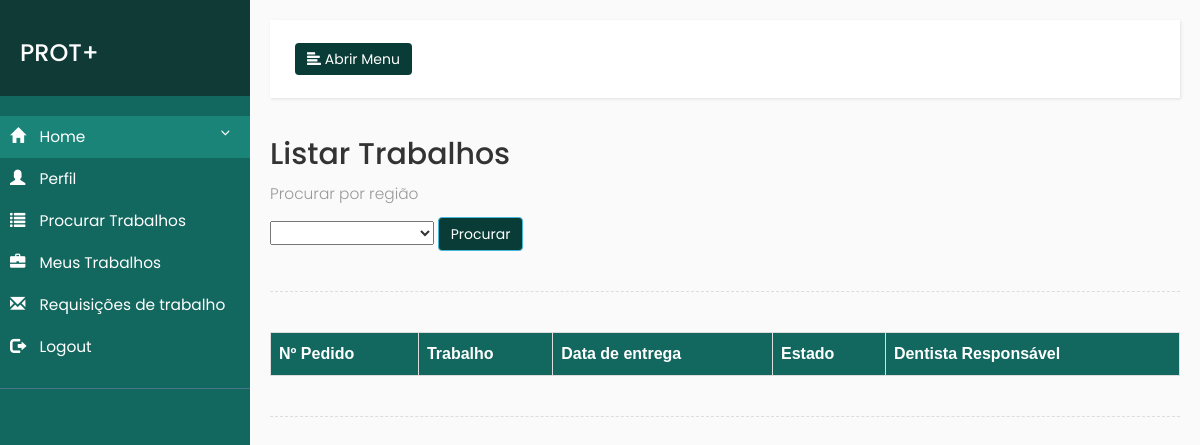
Page /trabalhosProtetico.php (signed in) on the earlier database version.
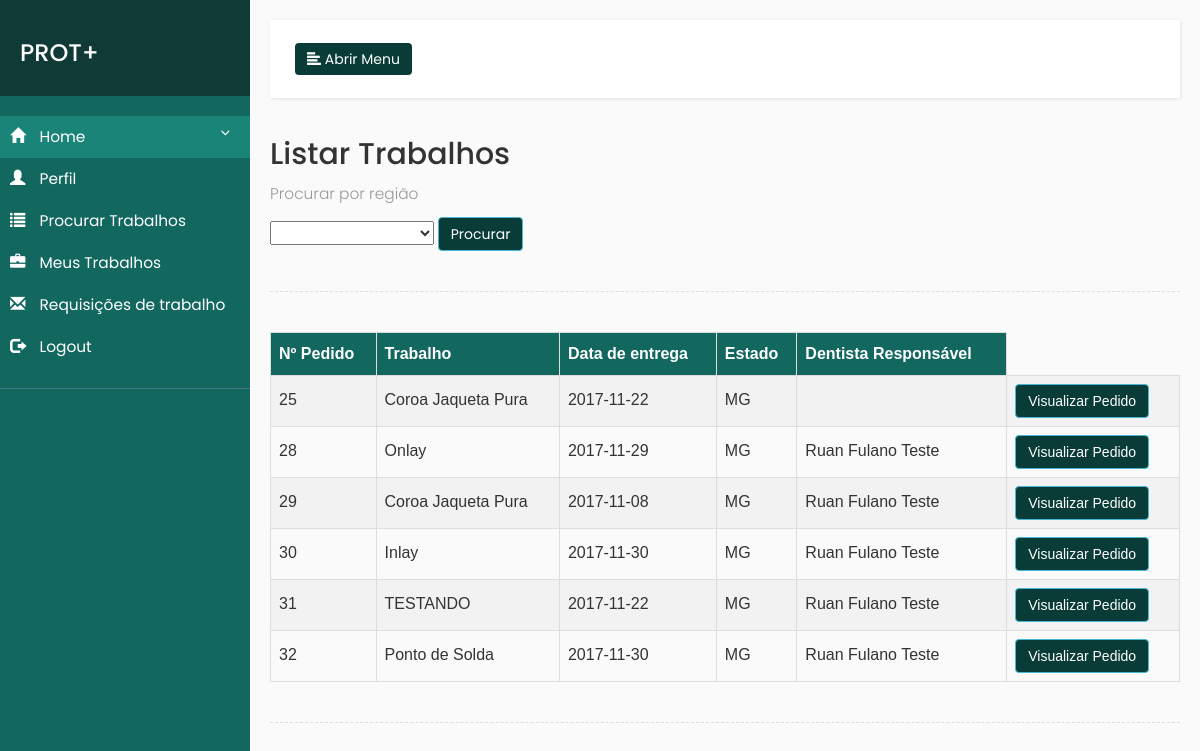
Same page on the later database version.
### tables this page shows
CREATE TABLE `pedidos` (
  `id` int(50) NOT NULL,
  `trabalho` varchar(100) NOT NULL,
  `sexo` varchar(50) NOT NULL,
  `idade_paciente` varchar(50) NOT NULL,
  `num_dente` varchar(50) NOT NULL,
  `cor_dente` varchar(50) NOT NULL,
  `obs` varchar(500) NOT NULL,
  `dentista` varchar(500) NOT NULL,
  `disponibilidade` varchar(400) NOT NULL,
  `protetico_resp` varchar(500) NOT NULL,
  `estado` varchar(500) NOT NULL,
  `data_entrega` date NOT NULL,
  `disponibilidade2` varchar(500) NOT NULL
);

### trabalhosProtetico.php (the view, shortened to what this page needs)
<?php
include("conecta.php");
$pesquisaEstado = $_GET['estado'];
if($pesquisaEstado == ""){
$consulta = "SELECT id, trabalho, obs, sexo,idade_paciente, data_entrega, estado, dentista, num_dente,
cor_dente FROM pedidos WHERE disponibilidade2 != 'Aceito'";
$con = $conexao ->query($consulta) or die ($con->error);
}else{
$consulta = "SELECT id, trabalho, obs, sexo,idade_paciente, data_entrega,  estado, dentista, num_dente,
cor_dente FROM pedidos WHERE estado = '$pesquisaEstado' AND disponibilidade2 != 'Aceito'";
$con = $conexao ->query($consulta) or die ($con->error);
}
?>
        <link rel="stylesheet" href="https://maxcdn.bootstrapcdn.com/bootstrap/3.3.7/css/bootstrap.min.css">
        <link rel="stylesheet" href="css/sidebar.css">
    </head>
    <body>
        <div class="wrapper">
            <nav id="sidebar">
                <div class="sidebar-header">
                    <h3>PROT+</h3>
                </div>
                <ul class="list-unstyled components">
                    <li class="active">
                        <a href="#homeSubmenu" data-toggle="collapse" aria-expanded="false">
                            <i class="glyphicon glyphicon-home"></i>
                            Home
                        </a>
                    </li>
                    <li>
                        <a href="perfilProtetico.php">
                            <i class="glyphicon glyphicon-user"></i>
                            Perfil
                        </a>
                    </li>
                    <li>
                        <a href="trabalhosProtetico.php?estado=">
                            <i class="glyphicon glyphicon-list"></i>
                            Procurar Trabalhos
                        </a>
                    </li>
                    <li>
                        <a href="visualizarTrabalho.php">
                            <i class="glyphicon glyphicon-briefcase"></i>
                            Meus Trabalhos
                        </a>
                    </li>
                    <li>
                        <a href="">
                            <i class="glyphicon glyphicon-envelope"></i>
                            Requisições de trabalho
                        </a>
                    </li>
                    <li>
                        <a href="logout.php">
                            <i class="glyphicon glyphicon-log-out"></i>
                            Logout
                        </a>
                    </li>
                </ul>
            </nav>
            <div id="content" style="width: 100%;">
                <nav class="navbar navbar-default">
                    <div class="container-fluid" >
                        <div class="navbar-header">
                            <button type="button" id="sidebarCollapse" class="btn btn-info navbar-btn">
                                <i class="glyphicon glyphicon-align-left"></i>
                                <span>Abrir Menu</span>
                            </button>
                        </div>
                        <div class="collapse navbar-collapse" id="bs-example-navbar-collapse-1">
                        </div>
                    </div>
                </nav>
                <h2>Listar Trabalhos</h2>
                <p>Procurar por região
                 <form  action="trabalhosProtetico.php?estado="  method="get">
                    <select name="estado">
                            <option value=""></option>
                            <option value="AC">Acre</option>
                    </select>
                    <button class="btn btn-info" onclick="pesquisa_Sucesso()" type="submit">Procurar</button>
                </form>
                </p>
                <div class="line"></div>
                <table id="tabelaCustom">
                    <tr>
                        <th>Nº Pedido</th>
                        <th>Trabalho</th>
                        <th>Data de entrega</th>
                        <th>Estado</th>
                        <th>Dentista Responsável</th>
                    </tr>
                    <?php while($dado = $con->fetch_array()){?>
                    <tr>
                        <?php
                        $dentista = $dado["dentista"];
                        $consulta3 = "SELECT nome FROM login WHERE login = '$dentista'";
                        $con3 = $conexao ->query($consulta3) or die ($con3->error);
                        $dado3 = $con3->fetch_array();
                        ?>
                        <td style="padding-bottom: 10px;"><?php echo $dado["id"];?></td>
                        <td style="padding-bottom: 10px;"><?php echo $dado["trabalho"];?></td>
                        <td style="padding-bottom: 10px;"><?php echo $dado["data_entrega"];?></td>
                        <td style="padding-bottom: 10px;"><?php echo $dado["estado"];?></td>
                        <td style="padding-bottom: 10px;"><?php echo $dado3["nome"];?></td>
                       <td><button type="button" class="btn btn-info" data-toggle="modal" data-target="#alterarMODAL<?php echo $dado["id"]?>">Visualizar Pedido</button></td>
                        <div class="modal fade" id="alterarMODAL<?php echo $dado["id"]?>" role="dialog">
                           <div class="modal-dialog">
                             <div class="modal-content">
                               <div class="modal-body">
                                <form action="visualizarpedido.php" method="get">
                                <div class="row">
                                    <div class="col-md-4">
                                 <p><b>Sexo<b></p>
                                    </div>
                                </div>
                                </form>
                               </div>
                             </div>
                           </div>
                         </div>
                       </tr>
                    <?php } ?>
                </table>
                <div class="line"></div>
            </div>
        </div>
    </body>
</html>

### css/sidebar.css (style rules this page uses)
body { font-family: 'Poppins', sans-serif; background: #fafafa; }
.btn-info { background: #093c36; }
p { font-family: 'Poppins', sans-serif; font-size: 1.1em; font-weight: 300; line-height: 1.7em; color: #999; }
a, a:hover, a:focus { color: inherit; text-decoration: none; transition: all 0.3s; }
.navbar { padding: 15px 10px; background: #fff; border: none; border-radius: 0; margin-bottom: 40px; box-shadow: 1px 1px 3px rgba(0, 0, 0, 0.1); }
.navbar-btn { box-shadow: none; outline: none !important; border: none; }
.line { width: 100%; height: 1px; border-bottom: 1px dashed #ddd; margin: 40px 0; }
i, span { display: inline-block; }
.wrapper { display: flex; align-items: stretch; }
#sidebar { min-width: 250px; max-width: 250px; background: #12675e; color: #fff; transition: all 0.3s; }
#sidebar ul li a { text-align: left; }
#sidebar .sidebar-header { padding: 20px; background: #0f3a35; }
#sidebar ul.components { padding: 20px 0; border-bottom: 1px solid #47748b; }
#sidebar ul li a { padding: 10px; font-size: 1.1em; display: block; }
#sidebar ul li a i { margin-right: 10px; }
#sidebar ul li.active > a, a[aria-expanded="true"] { color: #fff; background:#1a8479; }
a[data-toggle="collapse"] { position: relative; }
a[aria-expanded="false"]::before, a[aria-expanded="true"]::before { content: '\e259'; display: block; position: absolute; right: 20px; font-family: 'Glyphicons Halflings'; font-size: 0.6em; }
#content { padding: 20px; min-height: 100vh; transition: all 0.3s; max-width: 100%; }

### trabalhosProtetico.php (style rules this page uses)
#tabelaCustom { font-family: "Trebuchet MS", Arial, Helvetica, sans-serif; border-collapse: collapse; width: 100%; }
#tabelaCustom td, #tabelaCustom th { border: 1px solid #ddd; padding: 8px; }
#tabelaCustom tr:nth-child(even) { background-color: #f2f2f2; }
#tabelaCustom th { padding-top: 12px; padding-bottom: 12px; text-align: left; background-color: #12675e; color: white; }

Differences in the rows shown:
added pedidos: id "25", trabalho "Coroa Jaqueta Pura", data_entrega "2017-11-22", estado "MG"
added pedidos: id "28", trabalho "Onlay", data_entrega "2017-11-29", estado "MG", login.nome "Ruan Fulano Teste"
added pedidos: id "29", trabalho "Coroa Jaqueta Pura", data_entrega "2017-11-08", estado "MG", login.nome "Ruan Fulano Teste"
added pedidos: id "30", trabalho "Inlay", data_entrega "2017-11-30", estado "MG", login.nome "Ruan Fulano Teste"
added pedidos: id "31", trabalho "TESTANDO", data_entrega "2017-11-22", estado "MG", login.nome "Ruan Fulano Teste"
added pedidos: id "32", trabalho "Ponto de Solda", data_entrega "2017-11-30", estado "MG", login.nome "Ruan Fulano Teste"
